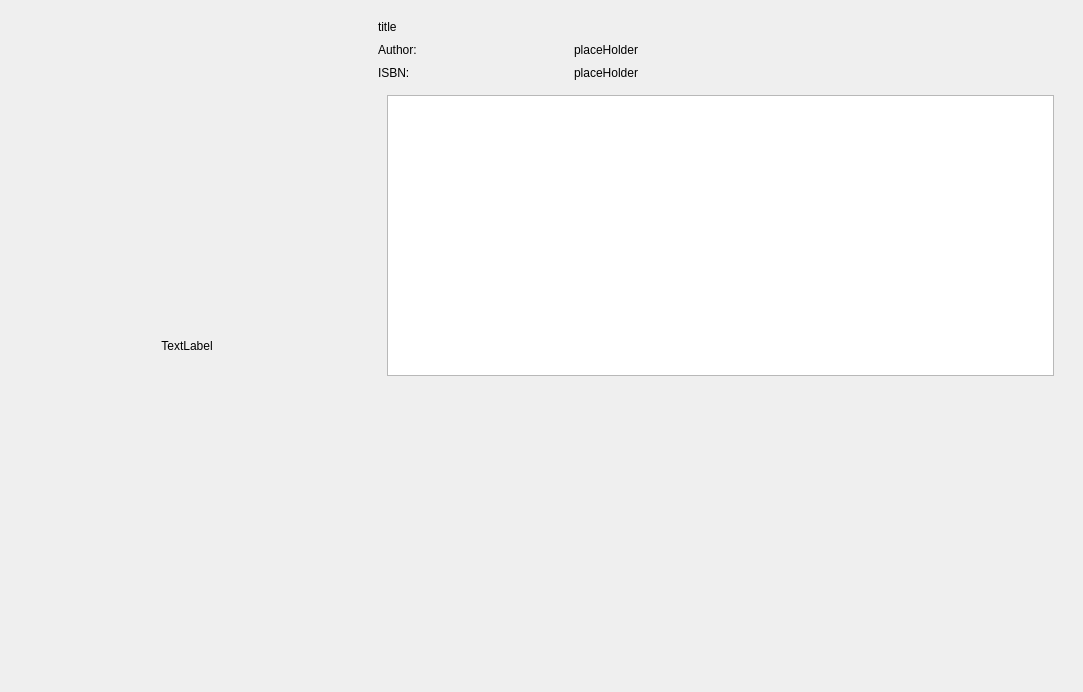
<?xml version="1.0" encoding="UTF-8"?>
<ui version="4.0">
 <class>BookView</class>
 <widget class="QWidget" name="BookView">
  <property name="geometry">
   <rect>
    <x>0</x>
    <y>0</y>
    <width>1083</width>
    <height>692</height>
   </rect>
  </property>
  <property name="windowTitle">
   <string>Form</string>
  </property>
  <layout class="QVBoxLayout" name="verticalLayout">
   <item>
    <layout class="QHBoxLayout" name="bookInfoLayout" stretch="1,2">
     <item>
      <widget class="QWidget" name="bookCoverLayout" native="true">
       <layout class="QVBoxLayout" name="verticalLayout_3">
        <item>
         <widget class="QLabel" name="coverLabel">
          <property name="text">
           <string>TextLabel</string>
          </property>
          <property name="alignment">
           <set>Qt::AlignmentFlag::AlignCenter</set>
          </property>
         </widget>
        </item>
       </layout>
      </widget>
     </item>
     <item>
      <widget class="QWidget" name="bookDescriptionLayout" native="true">
       <layout class="QVBoxLayout" name="verticalLayout_4">
        <item>
         <widget class="QLabel" name="titleLabel">
          <property name="text">
           <string>title</string>
          </property>
         </widget>
        </item>
        <item>
         <layout class="QGridLayout" name="bookDetailsLayout">
          <item row="0" column="1">
           <widget class="QLabel" name="authorOutputLabel">
            <property name="text">
             <string>placeHolder</string>
            </property>
           </widget>
          </item>
          <item row="1" column="1">
           <widget class="QLabel" name="isbnOutputLabel">
            <property name="text">
             <string>placeHolder</string>
            </property>
           </widget>
          </item>
          <item row="1" column="0">
           <widget class="QLabel" name="isbnLabel">
            <property name="text">
             <string>ISBN:</string>
            </property>
           </widget>
          </item>
          <item row="0" column="0">
           <widget class="QLabel" name="authorLabel">
            <property name="text">
             <string>Author:</string>
            </property>
           </widget>
          </item>
          <item row="0" column="2">
           <spacer name="horizontalSpacer">
            <property name="orientation">
             <enum>Qt::Orientation::Horizontal</enum>
            </property>
            <property name="sizeType">
             <enum>QSizePolicy::Policy::Maximum</enum>
            </property>
            <property name="sizeHint" stdset="0">
             <size>
              <width>300</width>
              <height>20</height>
             </size>
            </property>
           </spacer>
          </item>
         </layout>
        </item>
        <item>
         <widget class="QWidget" name="widget" native="true">
          <layout class="QVBoxLayout" name="verticalLayout_5">
           <item>
            <widget class="QTextBrowser" name="textBrowser"/>
           </item>
           <item>
            <layout class="QHBoxLayout" name="horizontalLayout">
             <item>
              <widget class="QStackedWidget" name="stackedWidget">
               <widget class="QWidget" name="page"/>
               <widget class="QWidget" name="page_2"/>
              </widget>
             </item>
             <item>
              <widget class="QStackedWidget" name="stackedWidget_2">
               <widget class="QWidget" name="page_3"/>
               <widget class="QWidget" name="page_4"/>
              </widget>
             </item>
            </layout>
           </item>
          </layout>
         </widget>
        </item>
       </layout>
      </widget>
     </item>
    </layout>
   </item>
   <item>
    <layout class="QVBoxLayout" name="verticalLayout_2"/>
   </item>
  </layout>
 </widget>
 <resources/>
 <connections/>
</ui>
